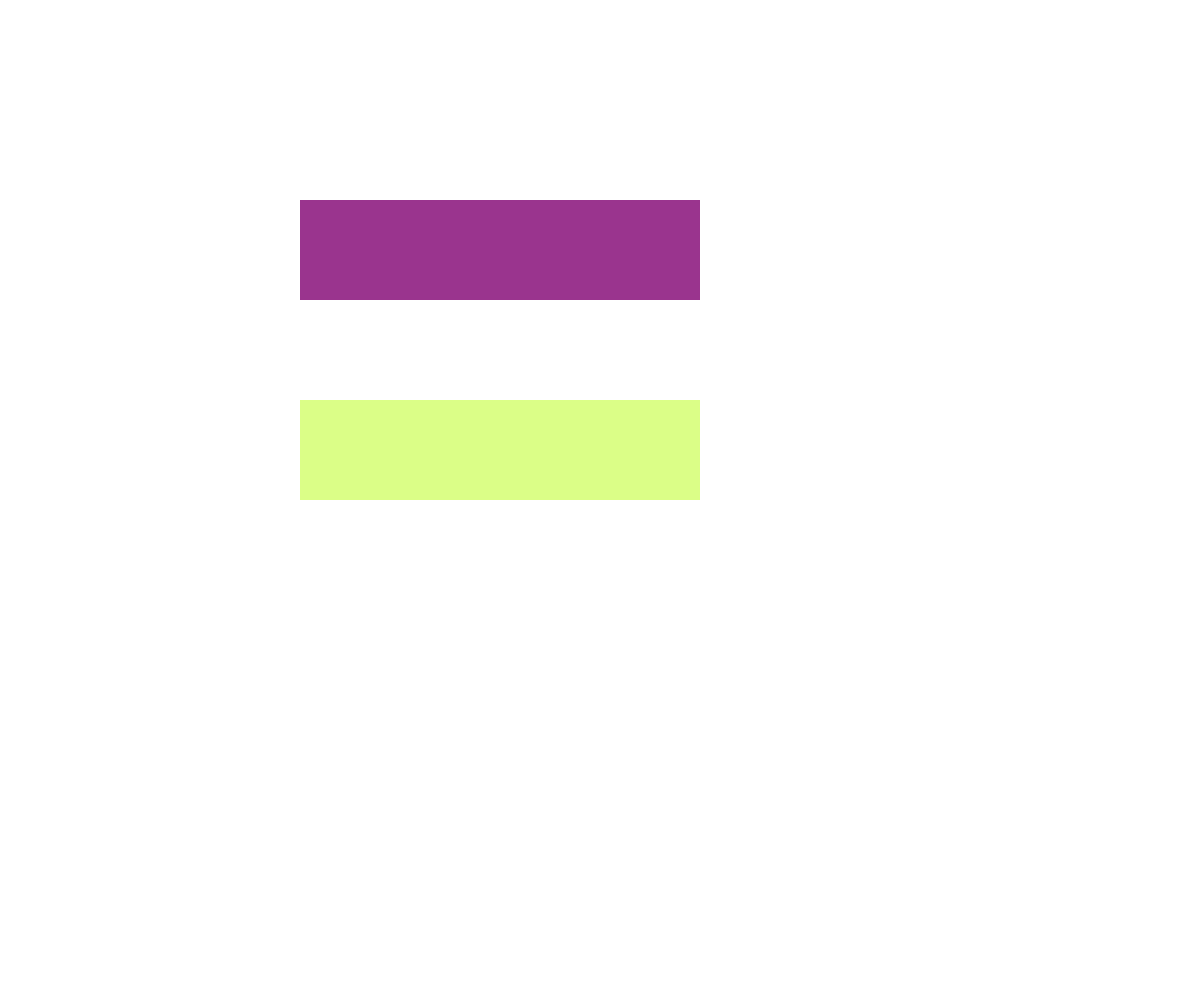
Frame 1 (no input)
Frame 60 (no input): identical to frame 1, image omitted
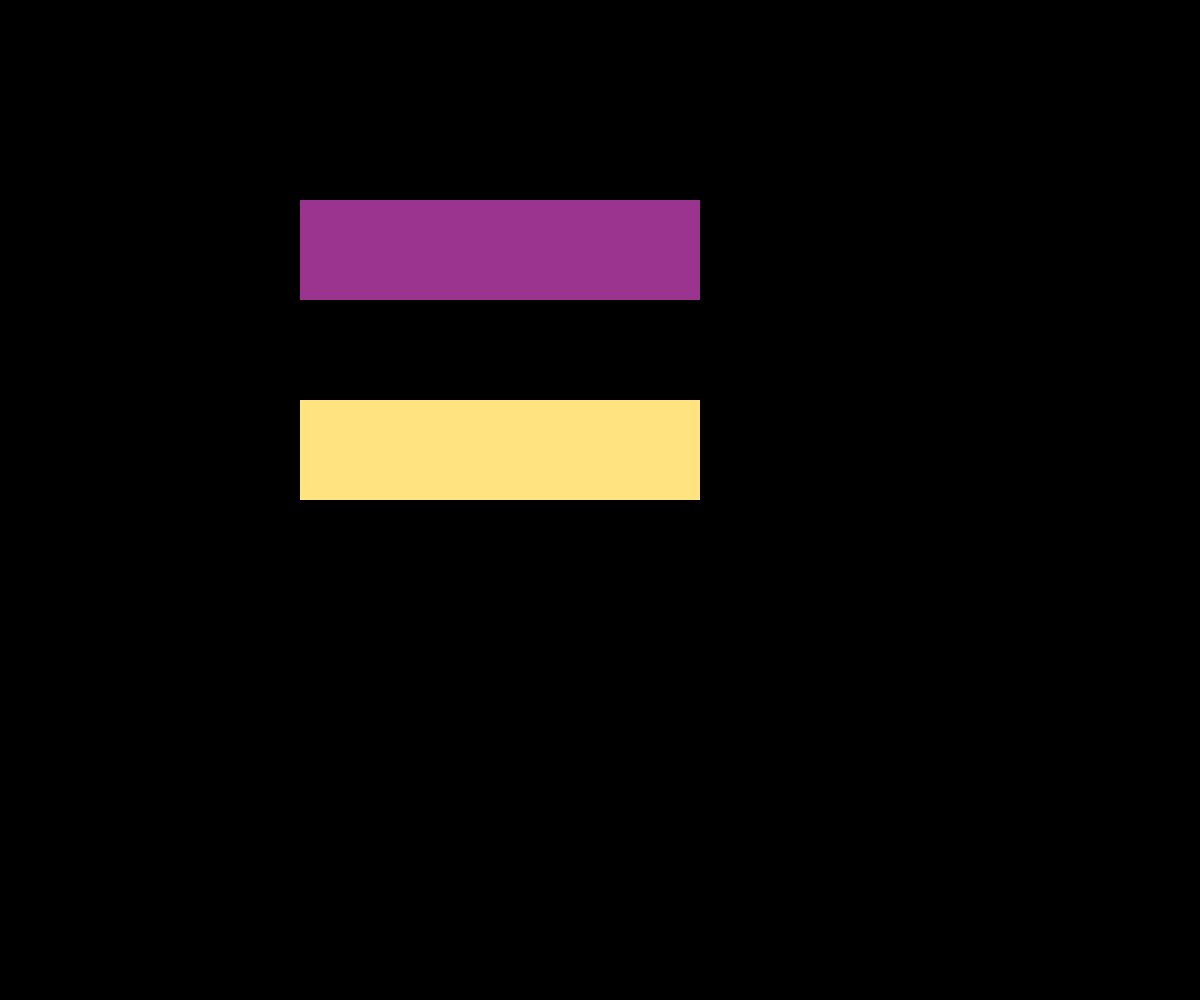
Frame 120 (the mouse pressed at the canvas centre since frame 60)

The p5.js sketch that drew these frames (run headless with seeded random() and noise() and a simulated clock; from frame 60 on, the mouse is pressed at the canvas centre):

// p5.js sketch
// ── sketch.js
// Button OOP Demo

let backgroundColor = "white";
let buttonOne, buttonTwo;

function setup() {
  createCanvas(windowWidth, windowHeight);
  buttonOne = new Button(300, 200, 400, 100);
  buttonTwo = new Button(300, 400, 400, 100);
  buttonTwo.notwHoveredColor = "#DBFE87";
  buttonTwo.hoverColor = "#FFE381";
}

function draw() {
  background(backgroundColor);
  noStroke();
  buttonOne.display();
  buttonTwo.display();
}

function mousePressed() {
  if (buttonOne.checkIfInside(mouseX, mouseY)){
    backgroundColor = "red";
  }
  else if (buttonTwo.checkIfInside(mouseX, mouseY)){
    backgroundColor = "black";
  }
}

class Button {
  constructor(x, y, w, h) {
    this.x = x;
    this.y = y;
    this.width = w;
    this.height = h;
    this.hoverColor = "#DA627D";
    this.notwHoveredColor = "#9A348E";
  }

  display() {
    if (this.checkIfInside(mouseX, mouseY)){
      fill(this.hoverColor);
    }
    else{
      fill(this.notwHoveredColor);
    }
    rect(this.x, this.y, this.width, this.height);
  }

  checkIfInside(x, y) {
    return x >= this.x && x <= this.x + this.width && y >= this.y && y <= this.y + this.height;
  }
}
